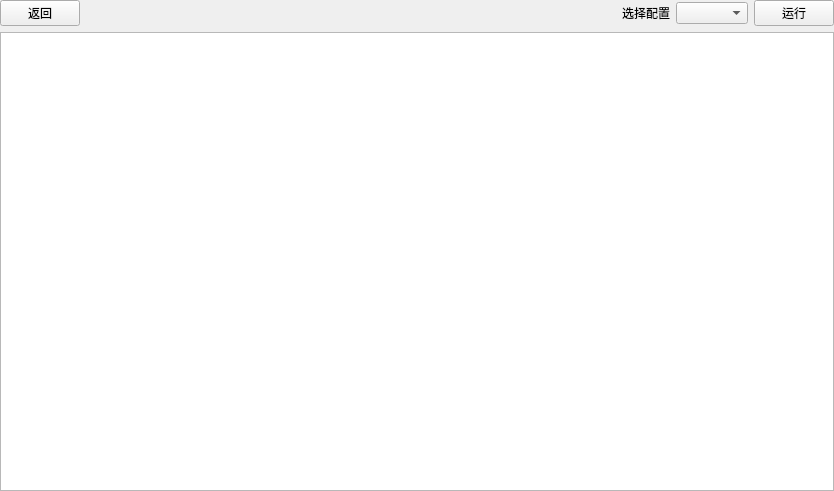
<?xml version="1.0" encoding="UTF-8"?>
<ui version="4.0">
 <class>ProgramRunner</class>
 <widget class="QWidget" name="ProgramRunner">
  <property name="geometry">
   <rect>
    <x>0</x>
    <y>0</y>
    <width>834</width>
    <height>491</height>
   </rect>
  </property>
  <property name="windowTitle">
   <string>Form</string>
  </property>
  <layout class="QVBoxLayout" name="verticalLayout">
   <property name="leftMargin">
    <number>0</number>
   </property>
   <property name="topMargin">
    <number>0</number>
   </property>
   <property name="rightMargin">
    <number>0</number>
   </property>
   <property name="bottomMargin">
    <number>0</number>
   </property>
   <item>
    <layout class="QHBoxLayout" name="top_layout">
     <item>
      <widget class="QPushButton" name="btn_back">
       <property name="text">
        <string>返回</string>
       </property>
      </widget>
     </item>
     <item>
      <spacer name="horizontalSpacer">
       <property name="orientation">
        <enum>Qt::Horizontal</enum>
       </property>
       <property name="sizeHint" stdset="0">
        <size>
         <width>40</width>
         <height>20</height>
        </size>
       </property>
      </spacer>
     </item>
     <item>
      <widget class="QLabel" name="label">
       <property name="text">
        <string>选择配置</string>
       </property>
      </widget>
     </item>
     <item>
      <widget class="QComboBox" name="combo_config_select"/>
     </item>
     <item>
      <widget class="QPushButton" name="btn_run">
       <property name="text">
        <string>运行</string>
       </property>
      </widget>
     </item>
    </layout>
   </item>
   <item>
    <widget class="QTextEdit" name="tedit_msg_out"/>
   </item>
  </layout>
 </widget>
 <resources/>
 <connections/>
</ui>
